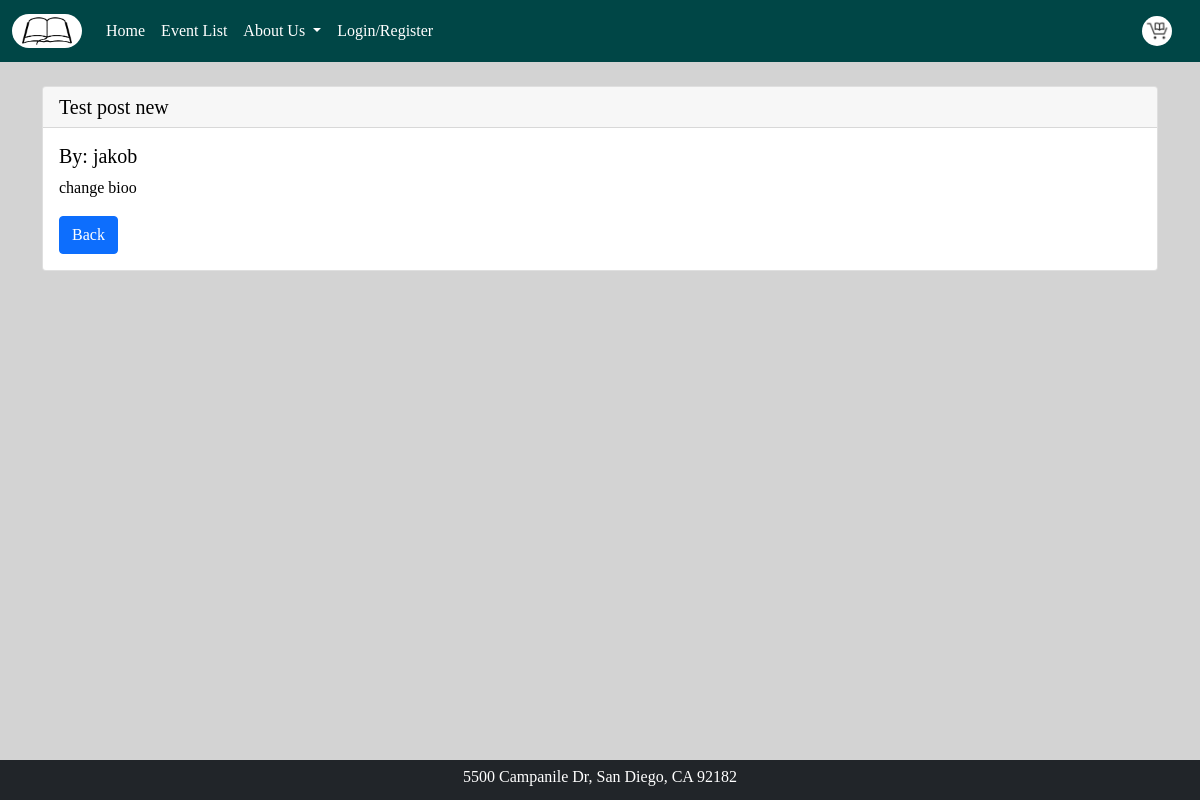
The page /members/blogview/1 on the database its author committed.
### members/models.py (models this page shows, shortened)
class Post(models.Model):
    title = models.CharField(max_length=255)
    author = models.OneToOneField(User, null = True, blank=True, on_delete=models.CASCADE)
    body = models.TextField()

### members/views.py (the view)
# urls.py: path('blogview/<int:pk>', BlogView.as_view(), name='blogview'),
class BlogView(DetailView):
    model = Post
    template_name = 'post_detail.html'

### members/templates/post_detail.html (shortened to what this page needs)
{% extends 'base.html' %}
{% block content %}
<div class="container">
<div class="card">
    <h5 class="card-header">{{post.title}}</h5>
    <div class="card-body">
      <h5 class="card-title">By: {{post.author.first_name}}</h5>
      <p class="card-text">{{post.body}}</p>
      <a href="{% url 'blog' %}" class="btn btn-primary">Back</a>
    </div>
</div>
</div>
{% endblock %}

### covebooks/static/css/styles.css (style rules this page uses)
body { background-color: lightgrey; color: black; font-family: American Typewriter, serif ; }

### rows shown on the page
Post: title "Test post new", author.first_name "jakob", body "change bioo"
